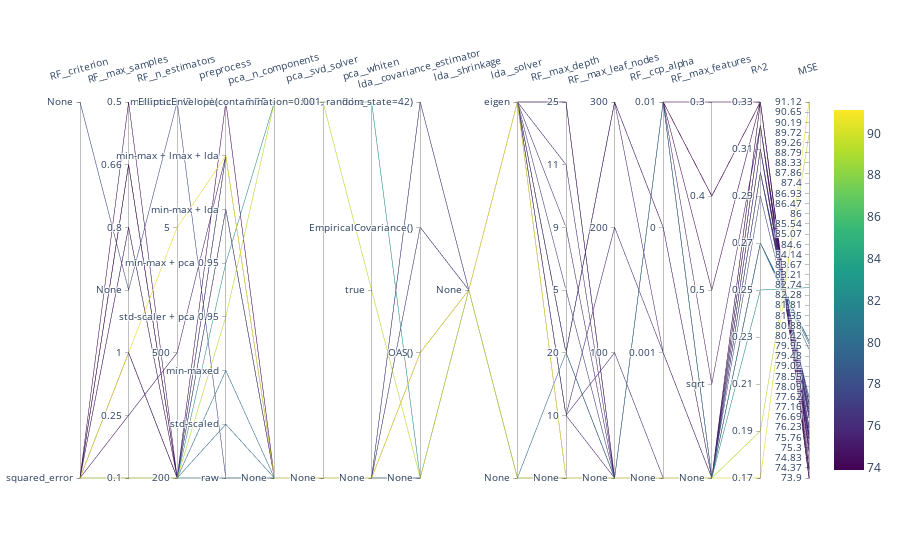

Source (notebook cell):
### Code cell
show_parallel_plot(1, RF_name)

### Figure 1 — Plotly figure (JSON) as saved in the notebook; plotly's stock layout.template omitted (floating-point values rounded to 4 significant figures)
{"data": [{"dimensions": [{"label": "RF__criterion", "ticktext": ["squared_error", "None"], "tickvals": [0, 1], "values": [0, 0, 0, 0, 0, 0, 0, 0, 0, 0, 0, 0, 0, 0, 0, 0, 1, 0, 0, 0, 0, 0, 0, 0, 0, 0, 0, 0, 0, 0, 0, 0, 0, 0, 0, 0, 0, 0]}, {"label": "RF__max_samples", "ticktext": [0.1, 0.25, 1, "None", 0.8, 0.66, 0.5], "tickvals": [0, 1, 2, 3, 4, 5, 6], "values": [0, 0, 0, 0, 0, 0, 0, 0, 0, 0, 0, 0, 0, 1, 2, 2, 3, 0, 0, 0, 0, 0, 0, 0, 0, 0, 0, 2, 2, 4, 4, 5, 6, 5, 5, 5, 5, 5]}, {"label": "RF__n_estimators", "ticktext": [200, 500, 5, "None"], "tickvals": [0, 1, 2, 3], "values": [0, 0, 0, 0, 0, 0, 0, 0, 0, 0, 0, 0, 0, 1, 2, 0, 3, 0, 0, 0, 0, 0, 0, 0, 0, 0, 0, 0, 0, 0, 0, 0, 0, 0, 0, 0, 0, 0]}, {"label": "preprocess", "ticktext": ["raw", "std-scaled", "min-maxed", "std-scaler + pca 0.95", "min-max + pca 0.95", "min-max + lda", "min-max + lmax + lda", "min-max + l2 + lda"], "tickvals": [0, 1, 2, 3, 4, 5, 6, 7], "values": [0, 1, 2, 3, 4, 5, 5, 5, 5, 6, 6, 6, 6, 6, 6, 6, 0, 6, 6, 6, 6, 6, 6, 6, 6, 5, 0, 6, 6, 6, 6, 6, 6, 6, 5, 5, 5, 7]}, {"label": "pca__n_components", "ticktext": ["None", 0.95], "tickvals": [0, 1], "values": [0, 0, 0, 1, 1, 0, 0, 0, 0, 0, 0, 0, 0, 0, 0, 0, 0, 0, 0, 0, 0, 0, 0, 0, 0, 0, 0, 0, 0, 0, 0, 0, 0, 0, 0, 0, 0, 0]}, {"label": "pca__svd_solver", "ticktext": ["None", "full"], "tickvals": [0, 1], "values": [0, 0, 0, 1, 1, 0, 0, 0, 0, 0, 0, 0, 0, 0, 0, 0, 0, 0, 0, 0, 0, 0, 0, 0, 0, 0, 0, 0, 0, 0, 0, 0, 0, 0, 0, 0, 0, 0]}, {"label": "pca__whiten", "ticktext": ["None", true, false], "tickvals": [0, 1, 2], "values": [0, 0, 0, 1, 2, 0, 0, 0, 0, 0, 0, 0, 0, 0, 0, 0, 0, 0, 0, 0, 0, 0, 0, 0, 0, 0, 0, 0, 0, 0, 0, 0, 0, 0, 0, 0, 0, 0]}, {"label": "lda__covariance_estimator", "ticktext": ["None", "OAS()", "EmpiricalCovariance()", "EllipticEnvelope(contamination=0.001, random_state=42)"], "tickvals": [0, 1, 2, 3], "values": [0, 0, 0, 0, 0, 0, 1, 2, 3, 1, 0, 2, 3, 1, 1, 1, 0, 1, 1, 1, 1, 1, 1, 1, 1, 1, 0, 1, 1, 1, 1, 1, 1, 1, 1, 1, 1, 1]}, {"label": "lda__shrinkage", "ticktext": ["None"], "tickvals": [0], "values": [0, 0, 0, 0, 0, 0, 0, 0, 0, 0, 0, 0, 0, 0, 0, 0, 0, 0, 0, 0, 0, 0, 0, 0, 0, 0, 0, 0, 0, 0, 0, 0, 0, 0, 0, 0, 0, 0]}, {"label": "lda__solver", "ticktext": ["None", "eigen"], "tickvals": [0, 1], "values": [0, 0, 0, 0, 0, 1, 1, 1, 1, 1, 1, 1, 1, 1, 1, 1, 0, 1, 1, 1, 1, 1, 1, 1, 1, 1, 0, 1, 1, 1, 1, 1, 1, 1, 1, 1, 1, 1]}, {"label": "RF__max_depth", "ticktext": ["None", 10, 20, 5, 9, 11, 25], "tickvals": [0, 1, 2, 3, 4, 5, 6], "values": [0, 0, 0, 0, 0, 0, 0, 0, 0, 0, 0, 0, 0, 0, 0, 0, 0, 1, 2, 3, 4, 5, 1, 1, 2, 2, 2, 2, 6, 6, 6, 6, 6, 2, 6, 6, 6, 6]}, {"label": "RF__max_leaf_nodes", "ticktext": ["None", 100, 200, 300], "tickvals": [0, 1, 2, 3], "values": [0, 0, 0, 0, 0, 0, 0, 0, 0, 0, 0, 0, 0, 0, 0, 0, 0, 0, 0, 0, 0, 0, 1, 2, 3, 3, 0, 3, 0, 0, 0, 0, 0, 0, 0, 0, 0, 0]}, {"label": "RF__ccp_alpha", "ticktext": ["None", 0.001, 0, 0.01], "tickvals": [0, 1, 2, 3], "values": [0, 0, 0, 0, 0, 0, 0, 0, 0, 0, 0, 0, 0, 0, 0, 0, 0, 0, 0, 0, 0, 0, 0, 1, 2, 1, 3, 2, 3, 3, 3, 3, 3, 3, 3, 3, 3, 3]}, {"label": "RF__max_features", "ticktext": ["None", "sqrt", "0.5", "0.4", "0.3"], "tickvals": [0, 1, 2, 3, 4], "values": [0, 0, 0, 0, 0, 0, 0, 0, 0, 0, 0, 0, 0, 0, 0, 0, 0, 0, 0, 0, 0, 0, 0, 0, 0, 0, 0, 0, 0, 0, 1, 0, 0, 0, 2, 3, 4, 3]}, {"label": "R^2", "tickvals": [0.17, 0.19, 0.21, 0.23, 0.25, 0.27, 0.29, 0.31, 0.33], "values": [0.27, 0.27, 0.27, 0.19, 0.25, 0.3, 0.3, 0.3, 0.3, 0.31, 0.3, 0.3, 0.3, 0.32, 0.17, 0.32, 0.29, 0.31, 0.31, 0.3, 0.31, 0.31, 0.31, 0.31, 0.31, 0.31, 0.27, 0.32, 0.32, 0.32, 0.32, 0.33, 0.33, 0.32, 0.33, 0.33, 0.33, 0.33]}, {"label": "MSE", "tickvals": [73.9, 74.37, 74.83, 75.3, 75.76, 76.23, 76.69, 77.16, 77.62, 78.09, 78.55, 79.02, 79.48, 79.95, 80.42, 80.88, 81.35, 81.81, 82.28, 82.74, 83.21, 83.67, 84.14, 84.6, 85.07, 85.54, 86, 86.47, 86.93, 87.4, 87.86, 88.33, 88.79, 89.26, 89.72, 90.19, 90.65, 91.12], "values": [80.19, 80.04, 80.16, 89.63, 82.62, 77.26, 76.65, 77.29, 76.93, 76.28, 77.06, 76.9, 76.76, 75.17, 91.12, 74.73, 77.6, 75.74, 76.2, 77.37, 75.9, 75.76, 75.98, 75.73, 75.45, 75.68, 79.8, 75.38, 74.38, 74.37, 75.08, 74.27, 74.29, 74.34, 73.96, 73.9, 73.92, 73.93]}], "labelangle": -15, "line": {"color": [80.19, 80.04, 80.16, 89.63, 82.62, 77.26, 76.65, 77.29, 76.93, 76.28, 77.06, 76.9, 76.76, 75.17, 91.12, 74.73, 77.6, 75.74, 76.2, 77.37, 75.9, 75.76, 75.98, 75.73, 75.45, 75.68, 79.8, 75.38, 74.38, 74.37, 75.08, 74.27, 74.29, 74.34, 73.96, 73.9, 73.92, 73.93], "colorscale": [[0, "#440154"], [0.1111, "#482878"], [0.2222, "#3e4989"], [0.3333, "#31688e"], [0.4444, "#26828e"], [0.5556, "#1f9e89"], [0.6667, "#35b779"], [0.7778, "#6ece58"], [0.8889, "#b5de2b"], [1, "#fde725"]], "showscale": true}, "type": "parcoords"}], "layout": {}}
